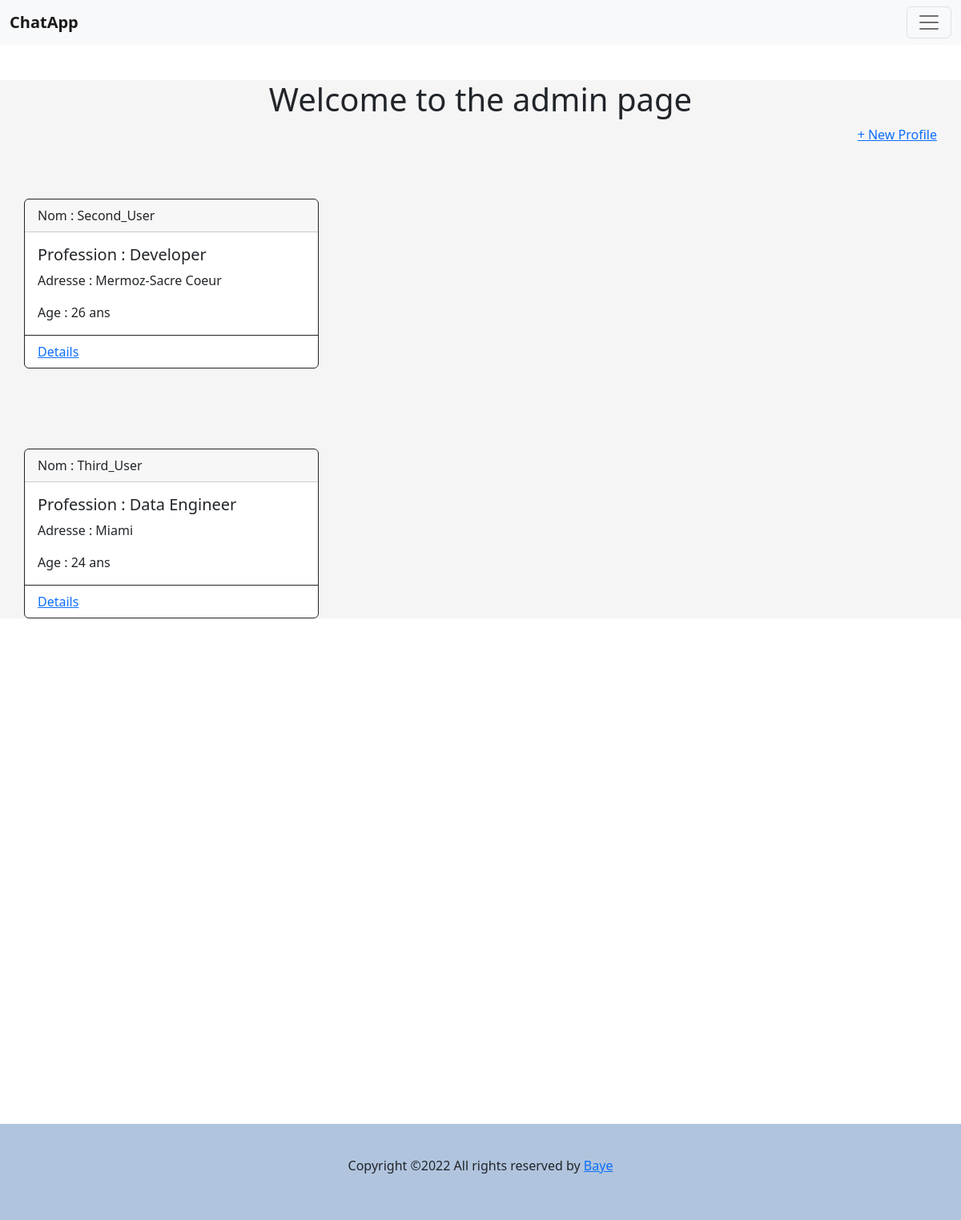
The app's page /admin_page/ with its own data.
### api/models.py (models this page shows, shortened)
class Profile(models.Model):
    user = models.OneToOneField(User, on_delete=models.CASCADE)
    phone = models.CharField(validators=[RegexValidator(regex=r'^\221?\d{9,10}$')], max_length=10, blank=True)
    address = models.CharField(max_length=32, blank=True)
    profession = models.CharField(max_length=32, blank=True)
    age = models.IntegerField(blank=True)
    sex = models.CharField(max_length=8, blank=True)
    relative = models.ManyToManyField('Relatives', related_name='profiles')

### my_app/views.py (the view)
# urls.py: path('admin_page/', ProfileListView.as_view(), name='admin_page'),
class ProfileListView(ListView):
    model = Profile
    template_name = 'admin_page.html'

### templates/admin_page.html (shortened to what this page needs)
<!DOCTYPE html>
{% extends 'base.html' %}
{% load static %}
{% block content %}
<html lang="en">
<head>
</head>
<body>
<div class="container-admin">
    <h1>Welcome to the admin page</h1>
    <div class="new-profile">
          <a href="{% url 'create' %}">+ New Profile</a>
    </div>
    {% for profile in object_list %}
    <div class="card border-dark mb-3" id="card" style="max-width: 23rem;">
        <div class="card-header">Nom : {{profile.user.username }}</div>
        <div class="card-body">
            <h5 class="card-title">Profession : {{profile.profession }}</h5>
            <p class="card-text">Adresse : {{profile.address }}</p>
            <p class="card-text">Age : {{profile.age }} ans</p>
        </div>
        <div class="card-footer bg-transparent border-dark">
            <a href="{% url 'details' profile.id %}">Details</a>
        </div>
    </div>
        {% endfor %}
</div>
</body>
</html>
{% endblock %}

### static/index.css (style rules this page uses)
* { box-sizing: border-box; background-color : transparent; }
h3, h2, h1 { text-align: center; }
.container-admin { margin-top: 100px; background-color: whitesmoke; }
#card { margin-left: 30px; }
.new-profile { float: right; margin-right: 30px; }
.card { margin-top: 100px; background-color: whitesmoke; }

### records on screen
Profile: user.username "Second_User", profession "Developer", address "Mermoz-Sacre Coeur", age "26"
Profile: user.username "Third_User", profession "Data Engineer", address "Miami", age "24"
